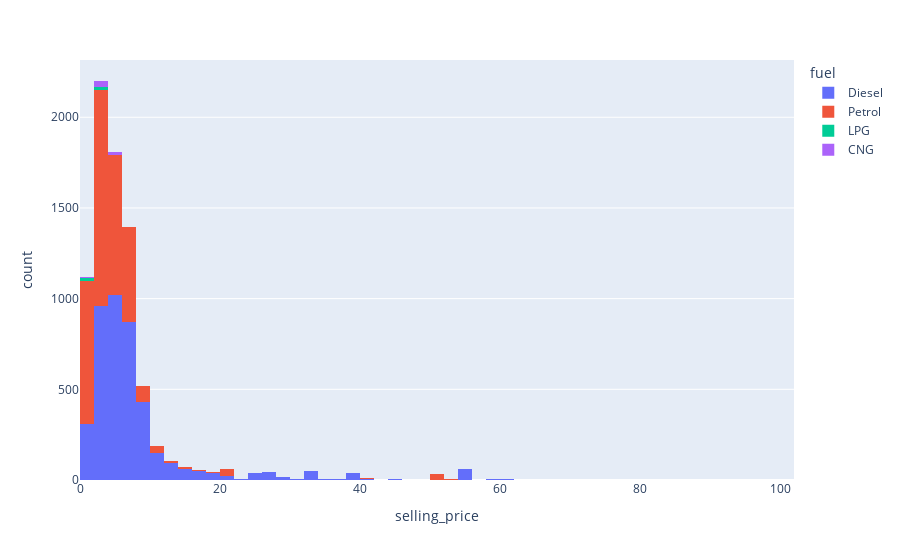

The notebook cell this image was saved under:
### Code cell
plx.histogram(df,x='selling_price',
             nbins=50,
             color='fuel')

### Figure 1 — Plotly figure (JSON) as saved in the notebook; plotly's stock layout.template omitted (floating-point values rounded to 4 significant figures; data arrays with more than 128 entries replaced by an {"elided": "..."} marker saying what was removed)
{"data": [{"alignmentgroup": "True", "bingroup": "x", "hovertemplate": "fuel=Diesel<br>selling_price=%{x}<br>count=%{y}<extra></extra>", "legendgroup": "Diesel", "marker": {"color": "#636efa"}, "name": "Diesel", "nbinsx": 50, "offsetgroup": "Diesel", "orientation": "v", "showlegend": true, "type": "histogram", "x": {"elided": "4298 float values"}, "xaxis": "x", "yaxis": "y"}, {"alignmentgroup": "True", "bingroup": "x", "hovertemplate": "fuel=Petrol<br>selling_price=%{x}<br>count=%{y}<extra></extra>", "legendgroup": "Petrol", "marker": {"color": "#EF553B"}, "name": "Petrol", "nbinsx": 50, "offsetgroup": "Petrol", "orientation": "v", "showlegend": true, "type": "histogram", "x": {"elided": "3516 float values"}, "xaxis": "x", "yaxis": "y"}, {"alignmentgroup": "True", "bingroup": "x", "hovertemplate": "fuel=LPG<br>selling_price=%{x}<br>count=%{y}<extra></extra>", "legendgroup": "LPG", "marker": {"color": "#00cc96"}, "name": "LPG", "nbinsx": 50, "offsetgroup": "LPG", "orientation": "v", "showlegend": true, "type": "histogram", "x": [0.96, 2.25, 2.31, 3, 1.05, 2.5, 1.7, 2, 1.5, 2.75, 3, 1.6, 2, 3.75, 2, 1.75, 1.2, 1.5, 1.85, 1.1, 3.5, 2.22, 3, 1.49, 1, 1.48, 2.75, 0.54, 2.75, 3, 1.91, 1.65, 2.75, 3, 3], "xaxis": "x", "yaxis": "y"}, {"alignmentgroup": "True", "bingroup": "x", "hovertemplate": "fuel=CNG<br>selling_price=%{x}<br>count=%{y}<extra></extra>", "legendgroup": "CNG", "marker": {"color": "#ab63fa"}, "name": "CNG", "nbinsx": 50, "offsetgroup": "CNG", "orientation": "v", "showlegend": true, "type": "histogram", "x": [3.3, 3.6, 4.1, 1.65, 4.5, 3.7, 4.5, 2.7, 3, 3.9, 3.62, 4.6, 2.11, 1.85, 2, 3.8, 2, 1.55, 4.5, 4, 3.99, 3.25, 4.2, 2.6, 3.2, 3.5, 1.78, 3.1, 2.2, 4, 2.35, 3, 3.9, 1.6, 2.5, 2.97, 2.75, 3.7, 5.45, 3.3, 4.3, 3.2, 1.2, 3.7, 4.6, 3.75, 4, 1.5, 1.55, 3.3, 3.8, 2.09], "xaxis": "x", "yaxis": "y"}], "layout": {"barmode": "relative", "legend": {"title": {"text": "fuel"}, "tracegroupgap": 0}, "margin": {"t": 60}, "xaxis": {"anchor": "y", "domain": [0, 1], "title": {"text": "selling_price"}}, "yaxis": {"anchor": "x", "domain": [0, 1], "title": {"text": "count"}}}}
